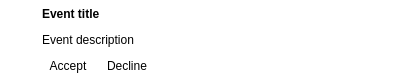
<?xml version="1.0" encoding="UTF-8"?>
<ui version="4.0">
 <class>ConfirmationWindow</class>
 <widget class="QWidget" name="ConfirmationWindow">
  <property name="geometry">
   <rect>
    <x>0</x>
    <y>0</y>
    <width>400</width>
    <height>80</height>
   </rect>
  </property>
  <property name="sizePolicy">
   <sizepolicy hsizetype="Fixed" vsizetype="Minimum">
    <horstretch>0</horstretch>
    <verstretch>0</verstretch>
   </sizepolicy>
  </property>
  <property name="minimumSize">
   <size>
    <width>400</width>
    <height>80</height>
   </size>
  </property>
  <property name="maximumSize">
   <size>
    <width>400</width>
    <height>80</height>
   </size>
  </property>
  <property name="windowTitle">
   <string>Event</string>
  </property>
  <property name="styleSheet">
   <string notr="true">background-color: rgb(255, 255, 255);
</string>
  </property>
  <layout class="QHBoxLayout" name="horizontalLayout_3">
   <property name="margin">
    <number>4</number>
   </property>
   <item>
    <widget class="QLabel" name="icon">
     <property name="sizePolicy">
      <sizepolicy hsizetype="Fixed" vsizetype="Fixed">
       <horstretch>0</horstretch>
       <verstretch>0</verstretch>
      </sizepolicy>
     </property>
     <property name="minimumSize">
      <size>
       <width>32</width>
       <height>32</height>
      </size>
     </property>
     <property name="maximumSize">
      <size>
       <width>32</width>
       <height>32</height>
      </size>
     </property>
     <property name="text">
      <string/>
     </property>
    </widget>
   </item>
   <item>
    <layout class="QVBoxLayout" name="verticalLayout_2">
     <item>
      <layout class="QVBoxLayout" name="verticalLayout">
       <item>
        <widget class="QLabel" name="event_title">
         <property name="font">
          <font>
           <weight>75</weight>
           <bold>true</bold>
          </font>
         </property>
         <property name="text">
          <string>Event title</string>
         </property>
         <property name="scaledContents">
          <bool>false</bool>
         </property>
        </widget>
       </item>
       <item>
        <widget class="QLabel" name="event_description">
         <property name="text">
          <string>Event description</string>
         </property>
        </widget>
       </item>
      </layout>
     </item>
     <item>
      <layout class="QHBoxLayout" name="horizontalLayout_2">
       <item>
        <layout class="QHBoxLayout" name="horizontalLayout">
         <item>
          <widget class="QToolButton" name="accept_button">
           <property name="text">
            <string>Accept</string>
           </property>
           <property name="toolButtonStyle">
            <enum>Qt::ToolButtonTextOnly</enum>
           </property>
           <property name="autoRaise">
            <bool>true</bool>
           </property>
          </widget>
         </item>
         <item>
          <widget class="QToolButton" name="decline_button">
           <property name="text">
            <string>Decline</string>
           </property>
           <property name="toolButtonStyle">
            <enum>Qt::ToolButtonTextOnly</enum>
           </property>
           <property name="autoRaise">
            <bool>true</bool>
           </property>
          </widget>
         </item>
        </layout>
       </item>
       <item>
        <spacer name="horizontalSpacer">
         <property name="orientation">
          <enum>Qt::Horizontal</enum>
         </property>
         <property name="sizeHint" stdset="0">
          <size>
           <width>40</width>
           <height>20</height>
          </size>
         </property>
        </spacer>
       </item>
      </layout>
     </item>
    </layout>
   </item>
  </layout>
 </widget>
 <resources/>
 <connections/>
</ui>
